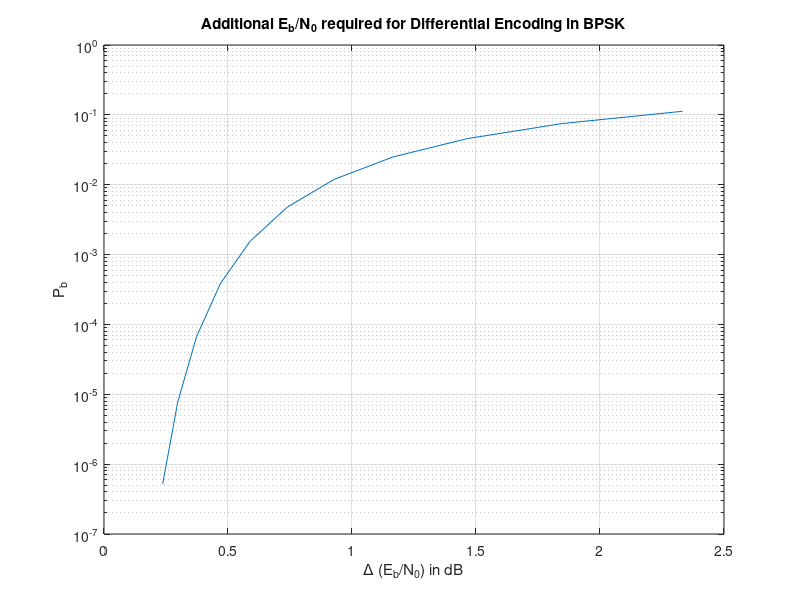

Reproduce this figure in MATLAB.
clc; clear all; clearvars; close all;
EbNoDEdB = 1:11;
EbNoDE = 10.^(EbNoDEdB/10);
Pb = erfc(sqrt(EbNoDE));
EbNoBPSK = (erfcinv(2*Pb)).^2;
EbNoBPSKdB = 10*log10(EbNoBPSK);
%Eb=[(erfcinv(2*1.157e-6)).^2]*10e-10
%EbNo=Eb/(10e-10)
%EbNodec=10*log(EbNo)


DeltadB = EbNoDEdB - EbNoBPSKdB;
fprintf('\n\n')
fprintf('Eb/No comparison, all values in decibels (dB)\n')
fprintf('w/ DE       w/o DE       Delta\n')
for k=1:length(EbNoDE)
   fprintf('%4.1f         %4.1f         %0.1f\n',...
       EbNoDEdB(k), EbNoBPSKdB(k), DeltadB(k))
end
figure
semilogy(DeltadB,Pb)
ylabel('P_b')
xlabel('\Delta (E_b/N_0) in dB')
title('Additional E_b/N_0 required for Differential Encoding in BPSK')
grid

